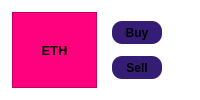
                     <widget class="QFrame" name="frame_79">
                      <property name="sizePolicy">
                       <sizepolicy hsizetype="Expanding" vsizetype="Preferred">
                        <horstretch>0</horstretch>
                        <verstretch>0</verstretch>
                       </sizepolicy>
                      </property>
                      <property name="styleSheet">
                       <string notr="true">background-color:transparent;</string>
                      </property>
                      <property name="frameShape">
                       <enum>QFrame::StyledPanel</enum>
                      </property>
                      <property name="frameShadow">
                       <enum>QFrame::Raised</enum>
                      </property>
                      <layout class="QHBoxLayout" name="horizontalLayout_43">
                       <item>
                        <widget class="QFrame" name="frame_80">
                         <property name="styleSheet">
                          <string notr="true">background-color: rgb(255, 0, 127);</string>
                         </property>
                         <property name="frameShape">
                          <enum>QFrame::StyledPanel</enum>
                         </property>
                         <property name="frameShadow">
                          <enum>QFrame::Raised</enum>
                         </property>
                         <layout class="QHBoxLayout" name="horizontalLayout_44">
                          <item>
                           <widget class="QLabel" name="label_87">
                            <property name="font">
                             <font>
                              <pointsize>10</pointsize>
                              <weight>75</weight>
                              <bold>true</bold>
                             </font>
                            </property>
                            <property name="text">
                             <string>ETH</string>
                            </property>
                            <property name="alignment">
                             <set>Qt::AlignCenter</set>
                            </property>
                           </widget>
                          </item>
                         </layout>
                        </widget>
                       </item>
                       <item>
                        <widget class="QFrame" name="frame_81">
                         <property name="styleSheet">
                          <string notr="true">background-color:transparent;
border-radius:10px;</string>
                         </property>
                         <property name="frameShape">
                          <enum>QFrame::StyledPanel</enum>
                         </property>
                         <property name="frameShadow">
                          <enum>QFrame::Raised</enum>
                         </property>
                         <layout class="QVBoxLayout" name="verticalLayout_82">
                          <property name="spacing">
                           <number>12</number>
                          </property>
                          <item>
                           <widget class="QPushButton" name="pushButton_46">
                            <property name="sizePolicy">
                             <sizepolicy hsizetype="Fixed" vsizetype="Minimum">
                              <horstretch>0</horstretch>
                              <verstretch>0</verstretch>
                             </sizepolicy>
                            </property>
                            <property name="minimumSize">
                             <size>
                              <width>50</width>
                              <height>20</height>
                             </size>
                            </property>
                            <property name="font">
                             <font>
                              <weight>75</weight>
                              <bold>true</bold>
                             </font>
                            </property>
                            <property name="styleSheet">
                             <string notr="true">background-color: #351c75;
border-radius:10px;</string>
                            </property>
                            <property name="text">
                             <string>Buy</string>
                            </property>
                           </widget>
                          </item>
                          <item>
                           <widget class="QPushButton" name="pushButton_47">
                            <property name="sizePolicy">
                             <sizepolicy hsizetype="Fixed" vsizetype="Minimum">
                              <horstretch>0</horstretch>
                              <verstretch>0</verstretch>
                             </sizepolicy>
                            </property>
                            <property name="minimumSize">
                             <size>
                              <width>50</width>
                              <height>20</height>
                             </size>
                            </property>
                            <property name="font">
                             <font>
                              <weight>75</weight>
                              <bold>true</bold>
                             </font>
                            </property>
                            <property name="styleSheet">
                             <string notr="true">background-color: #351c75;
border-radius:10px;</string>
                            </property>
                            <property name="text">
                             <string>Sell</string>
                            </property>
                           </widget>
                          </item>
                         </layout>
                        </widget>
                       </item>
                      </layout>
                     </widget>
